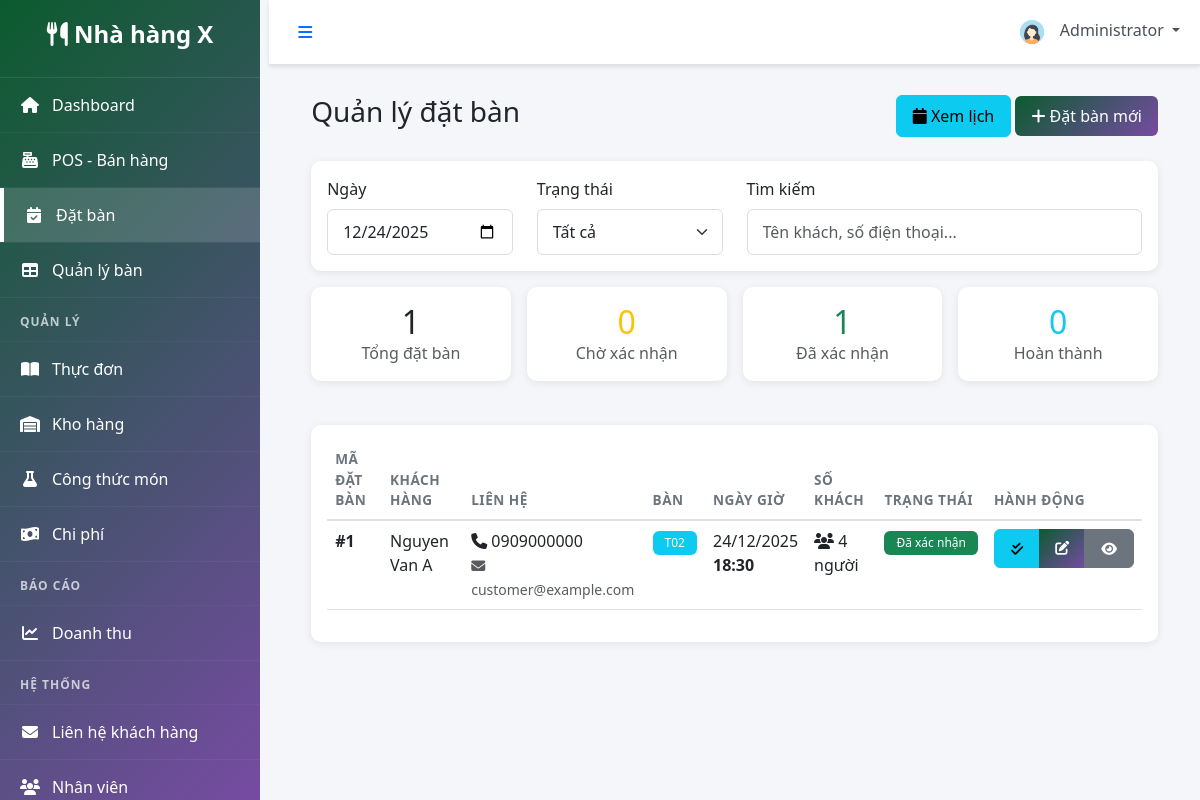
/modules/reservations/list.php?date=2025-12-24 (signed in), run on the app's committed database.
### tables this page shows
CREATE TABLE `users` (
  `user_id` INT UNSIGNED NOT NULL AUTO_INCREMENT,
  `full_name` VARCHAR(120) NOT NULL,
  `email` VARCHAR(150) NOT NULL,
  `password_hash` VARCHAR(255) NOT NULL,
  `user_role` ENUM('admin','manager','waiter','chef','cashier','staff') NOT NULL DEFAULT 'staff',
  `phone` VARCHAR(30) DEFAULT NULL,
  `avatar` VARCHAR(255) DEFAULT NULL,
  `status` ENUM('active','inactive') NOT NULL DEFAULT 'active',
  `created_at` TIMESTAMP NOT NULL DEFAULT CURRENT_TIMESTAMP,
  `updated_at` TIMESTAMP NOT NULL DEFAULT CURRENT_TIMESTAMP ON UPDATE CURRENT_TIMESTAMP,
  PRIMARY KEY (`user_id`),
  UNIQUE KEY `uq_email` (`email`),
  KEY `idx_user_role_status` (`user_role`, `status`)
);

CREATE TABLE `reservations` (
  `reservation_id` BIGINT UNSIGNED NOT NULL AUTO_INCREMENT,
  `customer_name` VARCHAR(150) NOT NULL,
  `customer_phone` VARCHAR(20) NOT NULL,
  `customer_email` VARCHAR(150) DEFAULT NULL,
  `table_id` INT UNSIGNED NULL,
  `reservation_date` DATE NOT NULL,
  `reservation_time` TIME NOT NULL,
  `number_of_guests` INT NOT NULL DEFAULT 1 CHECK (`number_of_guests` >= 1),
  `special_requests` TEXT DEFAULT NULL,
  `status` ENUM('pending','confirmed','seated','cancelled','completed','no_show') NOT NULL DEFAULT 'pending',
  `created_by` INT UNSIGNED NULL,
  `cancelled_by` INT UNSIGNED NULL,
  `cancel_reason` VARCHAR(255) DEFAULT NULL,
  `created_at` TIMESTAMP NOT NULL DEFAULT CURRENT_TIMESTAMP,
  `updated_at` TIMESTAMP NOT NULL DEFAULT CURRENT_TIMESTAMP ON UPDATE CURRENT_TIMESTAMP,
  PRIMARY KEY (`reservation_id`),
  KEY `idx_res_table` (`table_id`),
  KEY `idx_res_date_time` (`reservation_date`, `reservation_time`),
  KEY `idx_res_status` (`status`),
  CONSTRAINT `fk_res_table` FOREIGN KEY (`table_id`) REFERENCES `restaurant_tables`(`table_id`) ON DELETE SET NULL,
  CONSTRAINT `fk_res_created_by` FOREIGN KEY (`created_by`) REFERENCES `users`(`user_id`) ON DELETE SET NULL,
  CONSTRAINT `fk_res_cancelled_by` FOREIGN KEY (`cancelled_by`) REFERENCES `users`(`user_id`) ON DELETE SET NULL
);

CREATE TABLE `restaurant_tables` (
  `table_id` INT UNSIGNED NOT NULL AUTO_INCREMENT,
  `table_number` VARCHAR(20) NOT NULL,
  `table_name` VARCHAR(100) DEFAULT NULL,
  `capacity` INT NOT NULL DEFAULT 4,
  `location` ENUM('indoor','outdoor','vip','balcony') NOT NULL DEFAULT 'indoor',
  `status` ENUM('available','occupied','reserved','maintenance','cleaning') NOT NULL DEFAULT 'available',
  `image` VARCHAR(255) DEFAULT NULL,
  `created_at` TIMESTAMP NOT NULL DEFAULT CURRENT_TIMESTAMP,
  `updated_at` TIMESTAMP NOT NULL DEFAULT CURRENT_TIMESTAMP ON UPDATE CURRENT_TIMESTAMP,
  PRIMARY KEY (`table_id`),
  UNIQUE KEY `uq_table_number` (`table_number`),
  KEY `idx_table_status` (`status`),
  KEY `idx_table_location` (`location`)
);

### includes/functions.php (called while the page is built, shortened)
<?php
function isLoggedIn() {
    return isset($_SESSION['user_id']) && ! empty($_SESSION['user_id']);
}
function formatDate($date, $format = DATE_FORMAT) {
    return date($format, strtotime($date));
}
function getCurrentUser($db) {
    $query = "SELECT * FROM users WHERE user_id = :user_id";
    $stmt = $db->prepare($query);
    $stmt->bindParam(':user_id', $_SESSION['user_id']);
    $stmt->execute();
    return $stmt->fetch(PDO:: FETCH_ASSOC);
}
?>

### modules/reservations/list.php (the view, shortened to what this page needs)
<?php
include '../../includes/header.php';
$status_filter = isset($_GET['status']) ? $_GET['status'] : 'all';
$date_filter = isset($_GET['date']) ? $_GET['date'] : date('Y-m-d');
$query = "SELECT r.*, rt.table_number
          FROM reservations r
          LEFT JOIN restaurant_tables rt ON r.table_id = rt.table_id
          WHERE DATE(r.reservation_date) = :date";
$query .= " ORDER BY r.reservation_time ASC";
$stmt = $db->prepare($query);
$stmt->bindParam(':date', $date_filter);
$stmt->execute();
$reservations = $stmt->fetchAll(PDO::FETCH_ASSOC);
?>
<div class="container-fluid">
    <div class="d-flex justify-content-between align-items-center mb-4">
        <h1 class="h3">Quản lý đặt bàn</h1>
        <div>
            <a href="calendar.php" class="btn btn-info">
                <i class="fas fa-calendar"></i> Xem lịch
            </a>
            <a href="create.php" class="btn btn-primary">
                <i class="fas fa-plus"></i> Đặt bàn mới
            </a>
        </div>
    </div>
    <div class="card mb-3">
        <div class="card-body">
            <div class="row align-items-center">
                <div class="col-md-3">
                    <label class="form-label">Ngày</label>
                          <input type="date" id="date-filter" class="form-control"
                              value="<?php echo $date_filter; ?>"
                              onchange="filterReservations()">
                </div>
                <div class="col-md-3">
                    <label class="form-label">Trạng thái</label>
                    <select id="status-filter" class="form-select" onchange="filterReservations()">
                        <option value="all" <?php echo $status_filter == 'all' ? 'selected' : ''; ?>>Tất cả</option>
                    </select>
                </div>
                <div class="col-md-6">
                    <label class="form-label">Tìm kiếm</label>
                    <input type="text" id="search-reservation" class="form-control"
                           placeholder="Tên khách, số điện thoại... ">
                </div>
            </div>
        </div>
    </div>
    <div class="row g-3 mb-4">
        <?php
        $stats = [
            'total' => 0,
            'pending' => 0,
            'confirmed' => 0,
            'completed' => 0
        ];
        foreach ($reservations as $res) {
            $stats['total']++;
            if ($res['status'] == 'confirmed') $stats['confirmed']++;
        }
        ?>
        <div class="col-md-3">
            <div class="card text-center">
                <div class="card-body">
                    <h2 class="mb-0"><?php echo $stats['total']; ?></h2>
                    <p class="text-muted mb-0">Tổng đặt bàn</p>
                </div>
            </div>
        </div>
        <div class="col-md-3">
            <div class="card text-center border-warning">
                <div class="card-body">
                    <h2 class="mb-0 text-warning"><?php echo $stats['pending']; ?></h2>
                    <p class="text-muted mb-0">Chờ xác nhận</p>
                </div>
            </div>
        </div>
        <div class="col-md-3">
            <div class="card text-center border-success">
                <div class="card-body">
                    <h2 class="mb-0 text-success"><?php echo $stats['confirmed']; ?></h2>
                    <p class="text-muted mb-0">Đã xác nhận</p>
                </div>
            </div>
        </div>
        <div class="col-md-3">
            <div class="card text-center border-info">
                <div class="card-body">
                    <h2 class="mb-0 text-info"><?php echo $stats['completed']; ?></h2>
                    <p class="text-muted mb-0">Hoàn thành</p>
                </div>
            </div>
        </div>
    </div>
    <div class="card">
        <div class="card-body">
            <?php if (count($reservations) > 0): ?>
            <div class="table-responsive">
                <table class="table table-hover" id="reservations-table">
                    <thead>
                        <tr>
                            <th>Mã đặt bàn</th>
                            <th>Khách hàng</th>
                            <th>Liên hệ</th>
                            <th>Bàn</th>
                            <th>Ngày giờ</th>
                            <th>Số khách</th>
                            <th>Trạng thái</th>
                            <th>Hành động</th>
                        </tr>
                    </thead>
                    <tbody>
                        <?php foreach ($reservations as $res): ?>
                        <tr>
                            <td><strong>#<?php echo $res['reservation_id']; ?></strong></td>
                            <td><?php echo htmlspecialchars($res['customer_name']); ?></td>
                            <td>
                                <i class="fas fa-phone"></i> <?php echo $res['customer_phone']; ?><br>
                                <?php if ($res['customer_email']): ?>
                                <small class="text-muted">
                                    <i class="fas fa-envelope"></i> <?php echo $res['customer_email']; ?>
                                </small>
                                <?php endif; ?>
                            </td>
                            <td>
                                <?php if ($res['table_number']): ?>
                                    <span class="badge bg-info"><?php echo $res['table_number']; ?></span>
                                <?php else: ?>
                                    <span class="text-muted">Chưa chọn</span>
                                <?php endif; ?>
                            </td>
                            <td>
                                <?php echo formatDate($res['reservation_date']); ?><br>
                                <strong><?php echo date('H:i', strtotime($res['reservation_time'])); ?></strong>
                            </td>
                            <td>
                                <i class="fas fa-users"></i> <?php echo $res['number_of_guests']; ?> người
                            </td>
                            <td>
                                <?php
                                $status_badges = [
                                    'pending' => ['warning', 'Chờ xác nhận'],
                                    'confirmed' => ['success', 'Đã xác nhận'],
                                    'cancelled' => ['danger', 'Đã hủy'],
                                    'completed' => ['info', 'Hoàn thành'],
                                    'no_show' => ['secondary', 'Không đến']
                                ];
                                $badge = $status_badges[$res['status']];
                                ?>
                                <span class="badge bg-<?php echo $badge[0]; ?>">
                                    <?php echo $badge[1]; ?>
                                </span>
                            </td>
                            <td>
                                <div class="btn-group btn-group-sm">
                                    <?php if ($res['status'] == 'confirmed'): ?>
                                    <button class="btn btn-info"
                                            onclick="updateStatus(<?php echo $res['reservation_id']; ?>, 'completed')"
                                            title="Hoàn thành">
                                        <i class="fas fa-check-double"></i>
                                    </button>
                                    <?php endif; ?>
                                    <a href="edit.php?id=<?php echo $res['reservation_id']; ?>"
                                       class="btn btn-primary" title="Sửa">
                                        <i class="fas fa-edit"></i>
                                    </a>
                                    <button class="btn btn-secondary"
                                            onclick="viewDetails(<?php echo $res['reservation_id']; ?>)"
                                            title="Chi tiết">
                                        <i class="fas fa-eye"></i>
                                    </button>
                                </div>
                            </td>
                        </tr>
                        <?php endforeach; ?>
                    </tbody>
                </table>
            </div>
            <?php endif; ?>
        </div>
    </div>
</div>
<?php include '../../includes/footer.php'; ?>

### includes/header.php (shortened to what this page needs)
<?php
$database = new Database();
$db = $database->getConnection();
$current_user = getCurrentUser($db);
?>
<!DOCTYPE html>
<html lang="vi">
<head>
    <link href="https://cdn.jsdelivr.net/npm/bootstrap@5.3.0/dist/css/bootstrap.min.css" rel="stylesheet">
    <link rel="stylesheet" href="https://cdnjs.cloudflare.com/ajax/libs/font-awesome/6.4.0/css/all.min.css">
    <link rel="stylesheet" href="<?php echo SITE_URL; ?>/assets/css/style.css">
    <link rel="stylesheet" href="<?php echo SITE_URL; ?>/assets/css/dashboard.css">
</head>
<body>
    <div class="wrapper">
        <?php include 'sidebar.php'; ?>
        <div class="main-content">
            <nav class="navbar navbar-expand-lg navbar-light bg-white border-bottom">
                <div class="container-fluid">
                    <button class="btn btn-link" id="sidebarToggle">
                        <i class="fas fa-bars"></i>
                    </button>
                    <div class="navbar-nav ms-auto">
                        <div class="nav-item dropdown">
                            <a class="nav-link dropdown-toggle" href="#" id="userDropdown" role="button" data-bs-toggle="dropdown">
                                <img src="<?php echo SITE_URL; ?>/assets/images/default-avatar.png" alt="Avatar" class="rounded-circle" width="32" height="32">
                                <span class="ms-2"><?php echo htmlspecialchars($current_user['full_name']); ?></span>
                            </a>
                        </div>
                    </div>
                </div>
            </nav>
            <div class="content-wrapper">

### assets/css/style.css (style rules this page uses)
:root { --primary-color: #0c5b2f; --secondary-color: #764ba2; --success-color: #28a745; --danger-color: #dc3545; --warning-color: #ffc107; --info-color: #17a2b8; --dark-color: #343a40; --light-color: #f8f9fa; --sidebar-width: 260px; }
* { margin: 0; padding: 0; box-sizing: border-box; }
body { font-family: 'Segoe UI', Tahoma, Geneva, Verdana, sans-serif; background-color: #f5f6fa; }
.wrapper { display: flex; min-height: 100vh; }
.main-content { flex: 1; margin-left: var(--sidebar-width); transition: margin-left 0.3s ease-in-out; min-height: 100vh; }
.content-wrapper { padding: 30px; }
.navbar { box-shadow: 0 2px 4px rgba(0,0,0,0.1); }
.navbar .nav-link { color: #495057; position: relative; }
.card { border: none; box-shadow: 0 2px 8px rgba(0,0,0,0.08); margin-bottom: 20px; border-radius: 10px; transition: all 0.3s; }
.btn { border-radius: 6px; padding: 8px 16px; font-weight: 500; transition: all 0.3s; }
.btn-primary { background: linear-gradient(135deg, var(--primary-color) 0%, var(--secondary-color) 100%); border: none; }
.table { background: white; }
.table thead th { border-bottom: 2px solid #dee2e6; text-transform: uppercase; font-size: 0.85rem; letter-spacing: 0.5px; color: #6c757d; font-weight: 600; }
.table tbody tr { transition: all 0.2s; }
.badge { padding: 6px 12px; font-weight: 500; border-radius: 6px; }
.form-control, .form-select { border-radius: 6px; border: 1px solid #ddd; padding: 10px 15px; }

### data on the page
users: full_name "Administrator"
reservations: reservation_id "1", customer_name "Nguyen Van A", customer_phone "0909000000", customer_email "customer@example.com", table.table_number "T02", reservation_date "24/12/2025", reservation_time "18:30", number_of_guests "4", status "Đã xác nhận"

### other printed values
SITE_TITLE "Nhà hàng X"
$stats['total'] "1"
$stats['pending'] "0"
$stats['confirmed'] "1"
$stats['completed'] "0"
